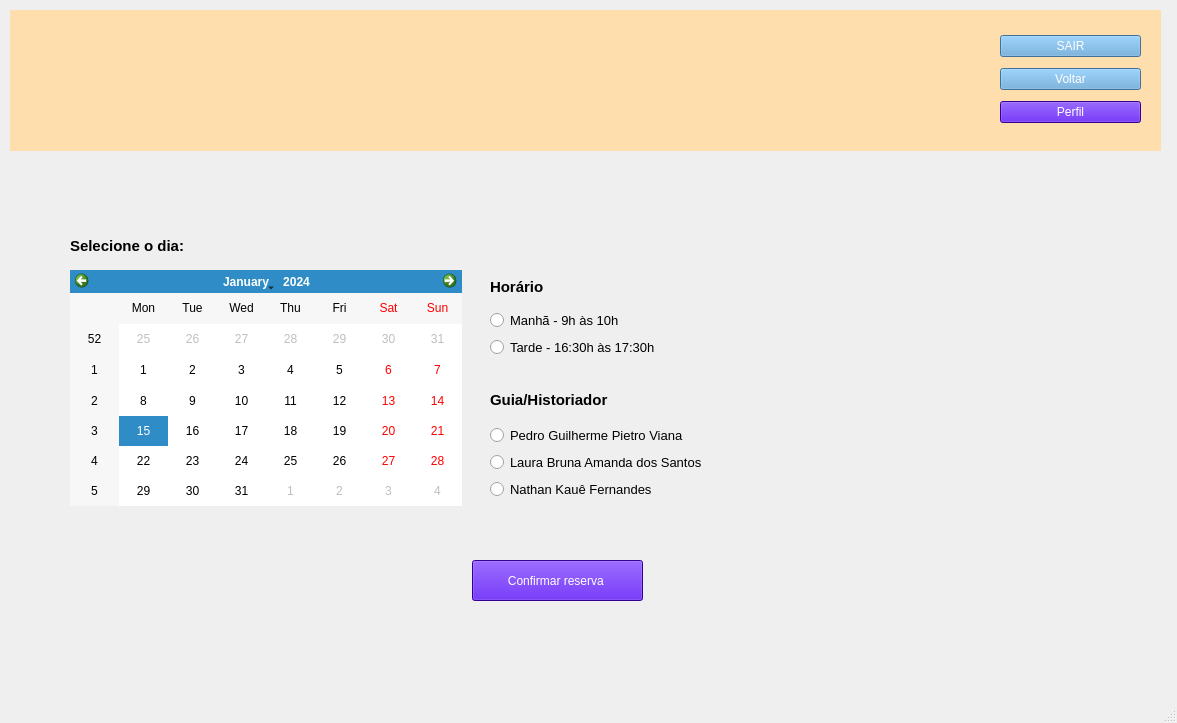
<?xml version="1.0" encoding="UTF-8"?>
<ui version="4.0">
 <class>MainWindow</class>
 <widget class="QMainWindow" name="MainWindow">
  <property name="geometry">
   <rect>
    <x>0</x>
    <y>0</y>
    <width>1177</width>
    <height>723</height>
   </rect>
  </property>
  <property name="windowTitle">
   <string>MainWindow</string>
  </property>
  <widget class="QWidget" name="centralwidget">
   <widget class="QWidget" name="widget" native="true">
    <property name="geometry">
     <rect>
      <x>10</x>
      <y>10</y>
      <width>1151</width>
      <height>141</height>
     </rect>
    </property>
    <property name="styleSheet">
     <string notr="true">background-color: rgb(255,222,173);</string>
    </property>
    <widget class="QWidget" name="layoutWidget">
     <property name="geometry">
      <rect>
       <x>990</x>
       <y>20</y>
       <width>141</width>
       <height>100</height>
      </rect>
     </property>
     <layout class="QVBoxLayout" name="verticalLayout_3">
      <item>
       <widget class="QPushButton" name="pushButton_sair">
        <property name="styleSheet">
         <string notr="true">background-color: rgb(92, 160, 212);
color: rgb(255, 255, 255);</string>
        </property>
        <property name="text">
         <string>SAIR</string>
        </property>
       </widget>
      </item>
      <item>
       <widget class="QPushButton" name="pushButton_voltar">
        <property name="styleSheet">
         <string notr="true">background-color: rgb(92, 160, 212);
color: rgb(255, 255, 255);</string>
        </property>
        <property name="text">
         <string>Voltar</string>
        </property>
       </widget>
      </item>
      <item>
       <widget class="QPushButton" name="pushButton_perfil">
        <property name="styleSheet">
         <string notr="true">background-color: rgb(70, 0, 211);
color: rgb(255, 255, 255);</string>
        </property>
        <property name="text">
         <string>Perfil</string>
        </property>
       </widget>
      </item>
     </layout>
    </widget>
    <widget class="QLabel" name="label_3">
     <property name="geometry">
      <rect>
       <x>-10</x>
       <y>-10</y>
       <width>341</width>
       <height>151</height>
      </rect>
     </property>
     <property name="text">
      <string/>
     </property>
     <property name="pixmap">
      <pixmap>../imagens/logo.png</pixmap>
     </property>
     <property name="scaledContents">
      <bool>true</bool>
     </property>
    </widget>
   </widget>
   <widget class="QCalendarWidget" name="calendarWidget">
    <property name="geometry">
     <rect>
      <x>70</x>
      <y>270</y>
      <width>392</width>
      <height>236</height>
     </rect>
    </property>
   </widget>
   <widget class="QLabel" name="label_2">
    <property name="geometry">
     <rect>
      <x>70</x>
      <y>230</y>
      <width>181</width>
      <height>31</height>
     </rect>
    </property>
    <property name="font">
     <font>
      <pointsize>11</pointsize>
      <weight>75</weight>
      <bold>true</bold>
     </font>
    </property>
    <property name="text">
     <string>Selecione o dia: </string>
    </property>
   </widget>
   <widget class="QPushButton" name="pushButton_confirmar">
    <property name="geometry">
     <rect>
      <x>472</x>
      <y>560</y>
      <width>171</width>
      <height>41</height>
     </rect>
    </property>
    <property name="styleSheet">
     <string notr="true">background-color: rgb(70, 0, 211);
color: rgb(255, 255, 255);</string>
    </property>
    <property name="text">
     <string>Confirmar reserva </string>
    </property>
   </widget>
   <widget class="QWidget" name="">
    <property name="geometry">
     <rect>
      <x>490</x>
      <y>270</y>
      <width>217</width>
      <height>88</height>
     </rect>
    </property>
    <property name="font">
     <font>
      <pointsize>10</pointsize>
     </font>
    </property>
    <layout class="QVBoxLayout" name="verticalLayout">
     <item>
      <widget class="QLabel" name="label">
       <property name="font">
        <font>
         <pointsize>11</pointsize>
         <weight>75</weight>
         <bold>true</bold>
        </font>
       </property>
       <property name="text">
        <string>Horário </string>
       </property>
      </widget>
     </item>
     <item>
      <widget class="QRadioButton" name="radioButton">
       <property name="font">
        <font>
         <pointsize>10</pointsize>
        </font>
       </property>
       <property name="text">
        <string>Manhã - 9h às 10h</string>
       </property>
      </widget>
     </item>
     <item>
      <widget class="QRadioButton" name="radioButton_2">
       <property name="font">
        <font>
         <pointsize>10</pointsize>
        </font>
       </property>
       <property name="text">
        <string>Tarde - 16:30h às 17:30h</string>
       </property>
      </widget>
     </item>
    </layout>
   </widget>
   <widget class="QWidget" name="">
    <property name="geometry">
     <rect>
      <x>490</x>
      <y>380</y>
      <width>270</width>
      <height>120</height>
     </rect>
    </property>
    <layout class="QVBoxLayout" name="verticalLayout_2">
     <item>
      <widget class="QLabel" name="label_4">
       <property name="font">
        <font>
         <pointsize>11</pointsize>
         <weight>75</weight>
         <bold>true</bold>
        </font>
       </property>
       <property name="text">
        <string>Guia/Historiador</string>
       </property>
      </widget>
     </item>
     <item>
      <widget class="QRadioButton" name="radioButton_3">
       <property name="font">
        <font>
         <pointsize>10</pointsize>
        </font>
       </property>
       <property name="text">
        <string>Pedro Guilherme Pietro Viana</string>
       </property>
      </widget>
     </item>
     <item>
      <widget class="QRadioButton" name="radioButton_4">
       <property name="font">
        <font>
         <pointsize>10</pointsize>
        </font>
       </property>
       <property name="text">
        <string>Laura Bruna Amanda dos Santos</string>
       </property>
      </widget>
     </item>
     <item>
      <widget class="QRadioButton" name="radioButton_5">
       <property name="font">
        <font>
         <pointsize>10</pointsize>
        </font>
       </property>
       <property name="text">
        <string>Nathan Kauê Fernandes</string>
       </property>
      </widget>
     </item>
    </layout>
   </widget>
  </widget>
  <widget class="QMenuBar" name="menubar">
   <property name="geometry">
    <rect>
     <x>0</x>
     <y>0</y>
     <width>1177</width>
     <height>26</height>
    </rect>
   </property>
  </widget>
  <widget class="QStatusBar" name="statusbar"/>
 </widget>
 <resources/>
 <connections/>
</ui>
